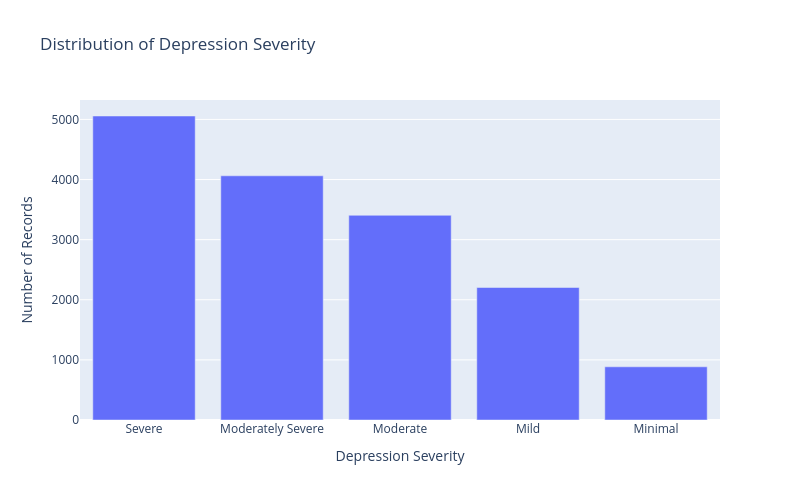

Notebook code for this chart:
### Code cell
severity_counts = df["Severity"].value_counts().reset_index()
severity_counts.columns = ["Severity", "Count"]

fig = px.bar(
    severity_counts,
    x="Severity",
    y="Count",
    title="Distribution of Depression Severity",
    labels={"Severity": "Depression Severity", "Count": "Number of Records"}
)
fig.update_layout(
    width=800,
    height=500
)

fig.show()

### Figure 1 — Plotly figure (JSON) as saved in the notebook; plotly's stock layout.template omitted (floating-point values rounded to 4 significant figures)
{"data": [{"hovertemplate": "Depression Severity=%{x}<br>Number of Records=%{y}<extra></extra>", "legendgroup": "", "marker": {"color": "#636efa", "pattern": {"shape": ""}}, "name": "", "orientation": "v", "showlegend": false, "textposition": "auto", "type": "bar", "x": ["Severe", "Moderately Severe", "Moderate", "Mild", "Minimal"], "xaxis": "x", "y": [5057, 4062, 3405, 2204, 885], "yaxis": "y"}], "layout": {"barmode": "relative", "height": 500, "legend": {"tracegroupgap": 0}, "title": {"text": "Distribution of Depression Severity"}, "width": 800, "xaxis": {"anchor": "y", "domain": [0, 1], "title": {"text": "Depression Severity"}}, "yaxis": {"anchor": "x", "domain": [0, 1], "title": {"text": "Number of Records"}}}}
